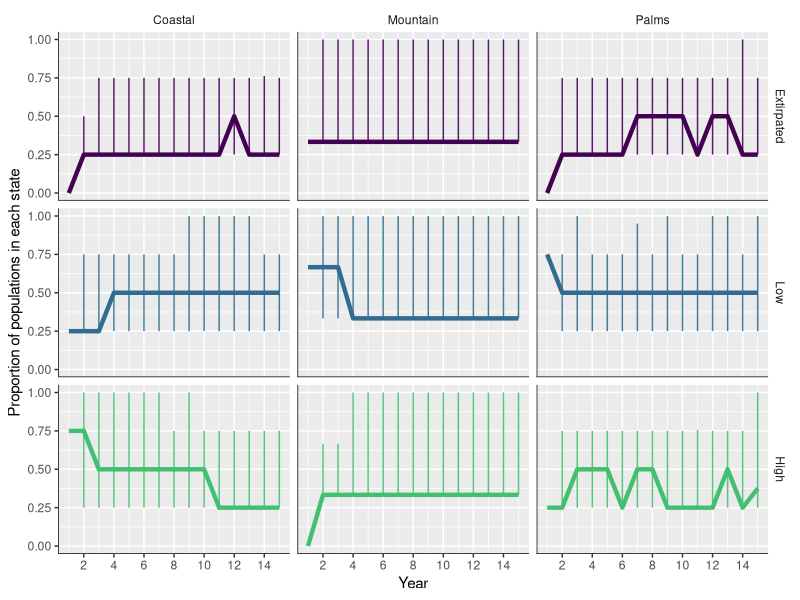

Here is the R script that generated this plot: (Note: this script raises an error after producing the figure.)
# island mouse multistate projection
library(tidyverse)
library(cowplot)
library(statmod)

# functions ----

beta_shape_parms = function(mean, sd){
  avg = mean
  var = sd*sd
  
  a = ifelse(var < avg*(1-avg), avg*(((avg*(1-avg))/var)-1), 100*avg)
  b = ifelse(var < avg*(1-avg), (1-avg)*(((avg*(1-avg))/var)-1), 100*(1-avg))
  
  return(list(a = a, b = b))
}

get_beta_vals = function(n, mean, sd){
  x = beta_shape_parms(mean, sd)
  rbeta(n, x$a, x$b)
}

# inputs ----

reps = 1000
nyrs = 15

env = F

# setup simulation
pops = 11
ecotype = c(rep("Coastal", 4), rep("Mountain", 3), rep("Palms", 4))

all.means = matrix(c(0.6, 0.3, 0.05,
                   0.4, 0.5, 0.2,
                   0, 0.2, 0.75), nrow = 3, ncol = 3, byrow = T)
all.sd = matrix(c(0.05, 0.1, 0.02,
              0.08, 0.05, 0.04,
              0, 0.09, 0.05), nrow = 3, ncol = 3, byrow = T)

# initial states
state = array(NA, dim = c(reps, pops, nyrs))
for(i in 1:reps){
  state[i,,1] = c(3, 3, 2, 3, 2, 2, 1, 2, 3, 2, 2)
}

# replicate-level means and sd
t.m = array(NA, dim = c(reps, 3, 3))
t.sd = array(NA, dim = c(reps, 3, 3))

for(i in 1:3){
  for(t in 1:3){
    t.m[1:reps, i, t] = get_beta_vals(n = reps, 
                                    mean = all.means[i,t], 
                                    sd = all.sd[i,t])
    t.sd[1:reps, i, t] = rinvgauss(n = reps, mean = all.sd[i,t])
  }
}

# draw values for each year
tp = array(NA, dim = c(reps, nyrs, 3, 3))
for(r in 1:reps){
  for(i in 1:3){
    for(t in 1:3){
      tp[r,,i,t] = ifelse(env, get_beta_vals(n = nyrs,
                                      mean = t.m[r,i,t],
                                      sd = t.sd[r,i,t]),
                          t.m[r,i,t])
    }
  }
}

# remove NaNs
tp[is.na(tp)] = 0

# make sure colSums == 1
for(r in 1:reps){
  for(t in 1:nyrs){
    for(i in 1:3){
      tp[r,t,,i] = tp[r,t,,i]/sum(tp[r,t,,i])
    }
  }
}

# projection ----

for(r in 1:reps){
  for(i in 1:pops){
    for(t in 2:nyrs){
      state[r,i,t] = which(rmultinom(1, 1, tp[r,t,,state[r,i,t-1]]) == 1)
    }
  }
}

# make dataframe for plotting ----
res = expand.grid(rep = c(1:reps),
                  pop = c(1:pops),
                  year = c(1:nyrs))

res <- res %>% 
  mutate(ecotype = ecotype[pop],
         state = c(state))

# plot proportion in each state over time
res %>% 
  group_by(rep, year, ecotype) %>% 
  count(state) %>% 
  mutate(prop = n/sum(n)) %>% 
  ungroup() %>% 
  group_by(year, ecotype, state) %>% 
  summarize(mprop = median(prop),
            lcl = quantile(prop, probs = 0.025),
            ucl = quantile(prop, probs = 0.975)) %>% 
  ungroup() %>% 
  complete(year, ecotype, state, fill = list(mprop = 0)) %>% 
  mutate(state = factor(c("Extirpated", "Low", "High")[state],
                        levels = c("Extirpated", "Low", "High"))) %>% 
  ggplot(aes(x = year, col = state, fill = state)) +
  geom_linerange(aes(ymin = lcl, ymax = ucl), alpha= 0.9) +
  geom_line(aes(y = mprop), lwd = 1.5) +
  facet_grid(state~ecotype, scales= "free") +
  ylim(0,1) +
  scale_fill_viridis_d(end = 0.7, name = "State") +
  scale_color_viridis_d(end = 0.7, name = "State") +
  scale_x_continuous(breaks = seq(0, nyrs, 2)) +
  theme(legend.position = "none",
        strip.background = element_rect(fill = "white")) +
  xlab("Year") +
  ylab("Proportion of populations in each state") +
  annotate("segment", x=-Inf, xend=Inf, y=-Inf, yend=-Inf)+
  annotate("segment", x=-Inf, xend=-Inf, y=-Inf, yend=Inf)



res %>% 
  group_by(year, pop) %>% 
  count(state) %>% 
  mutate(prop = n/sum(n)) %>% 
  ungroup() %>% 
  group_by(year, pop, state) %>% 
  summarize(mprop = median(prop),
            lcl = quantile(prop, probs = 0.025),
            ucl = quantile(prop, probs = 0.975)) %>% 
  ungroup() %>% 
  complete(year, pop, state, fill = list(mprop = 0)) %>% 
  mutate(state = factor(c("Extirpated", "Low", "High")[state],
                        levels = c("Extirpated", "Low", "High"))) %>% 
  ggplot(aes(x = year, col = state, fill = state)) +
  geom_linerange(aes(ymin = lcl, ymax = ucl), alpha= 0.9) +
  geom_line(aes(y = mprop), lwd = 1.5) +
  facet_grid(state~ecotype, scales= "free") +
  ylim(0,1) +
  scale_fill_viridis_d(end = 0.7, name = "State") +
  scale_color_viridis_d(end = 0.7, name = "State") +
  scale_x_continuous(breaks = seq(0, nyrs, 2)) +
  theme(legend.position = "none",
        strip.background = element_rect(fill = "white")) +
  xlab("Year") +
  ylab("Proportion of populations in each state") +
  annotate("segment", x=-Inf, xend=Inf, y=-Inf, yend=-Inf)+
  annotate("segment", x=-Inf, xend=-Inf, y=-Inf, yend=Inf)
